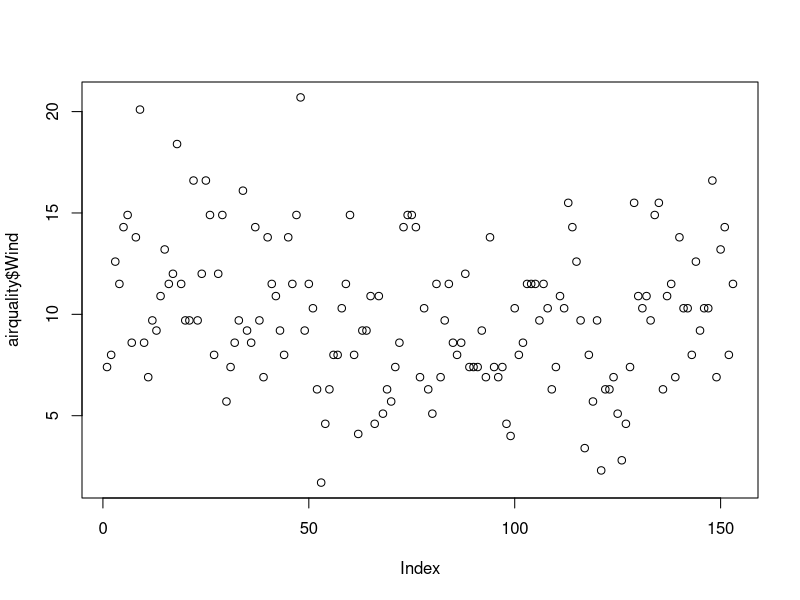
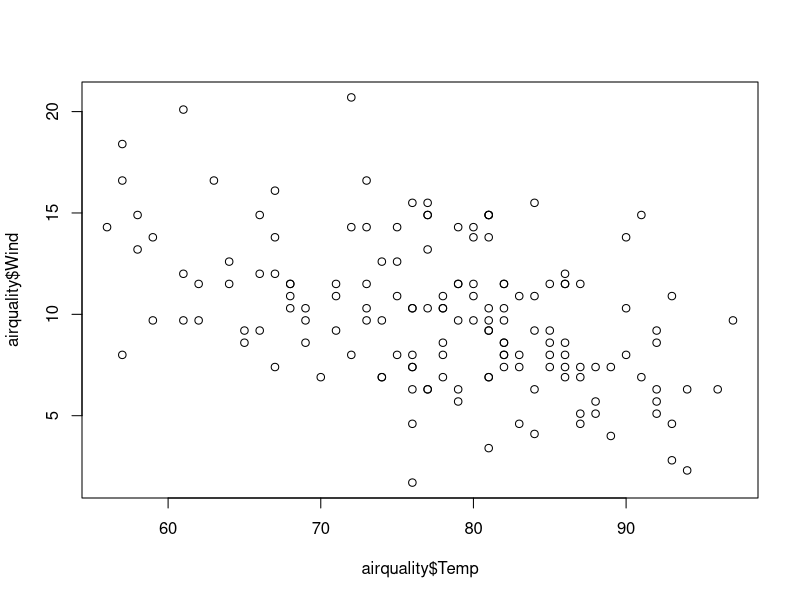
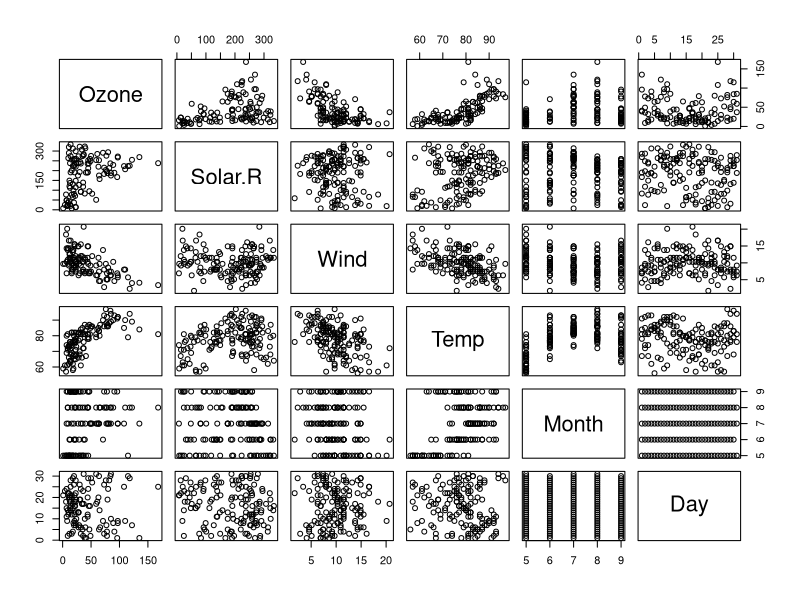
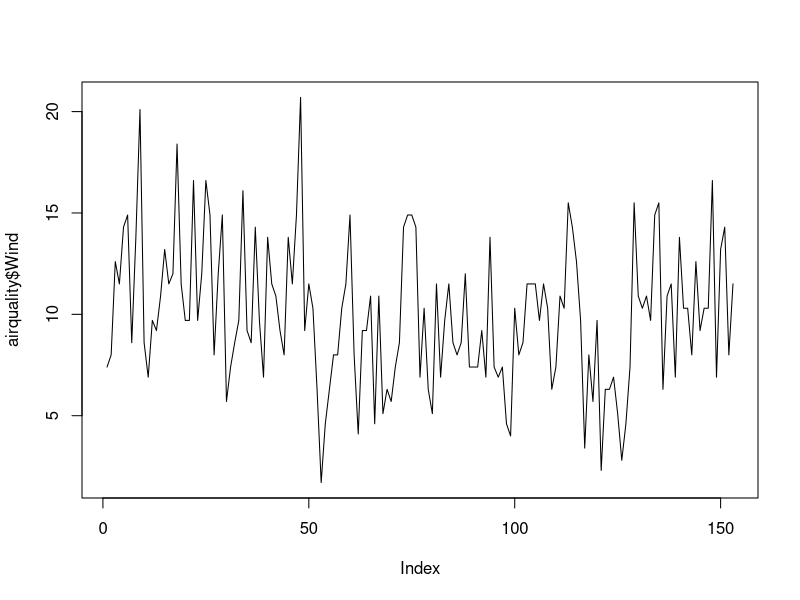
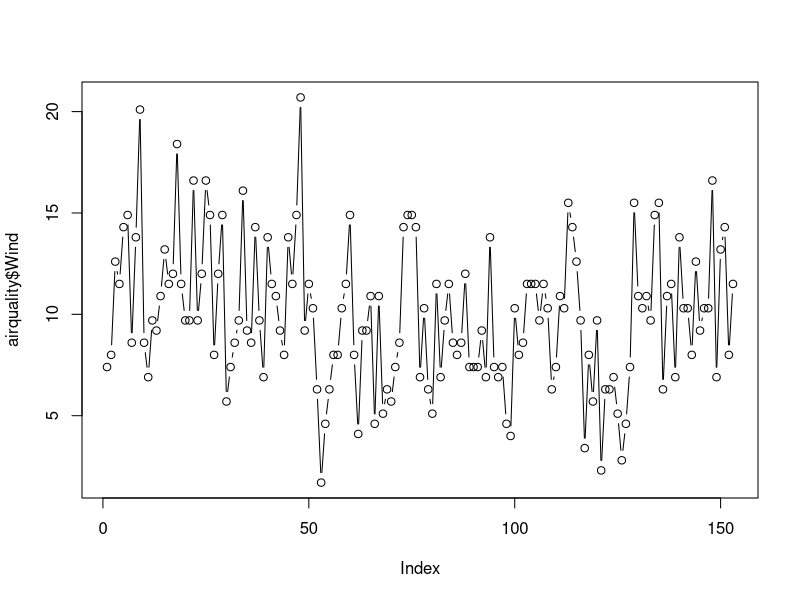
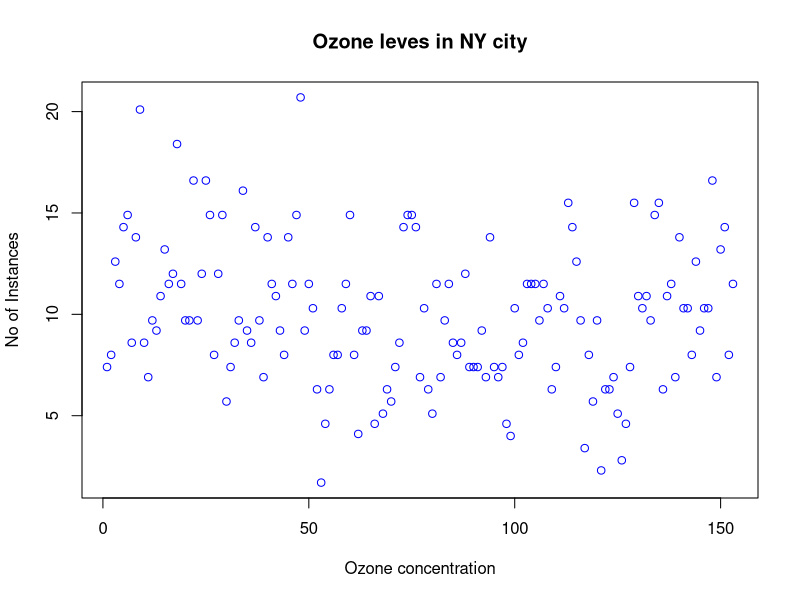
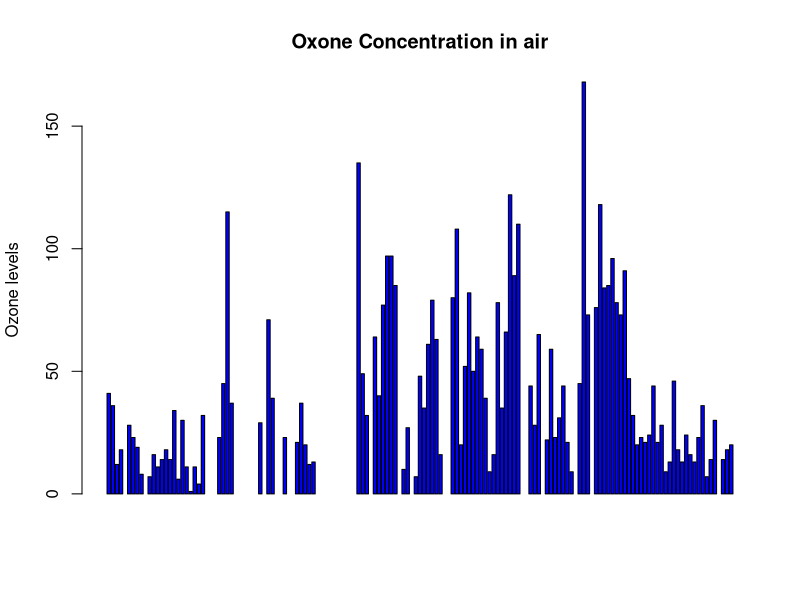
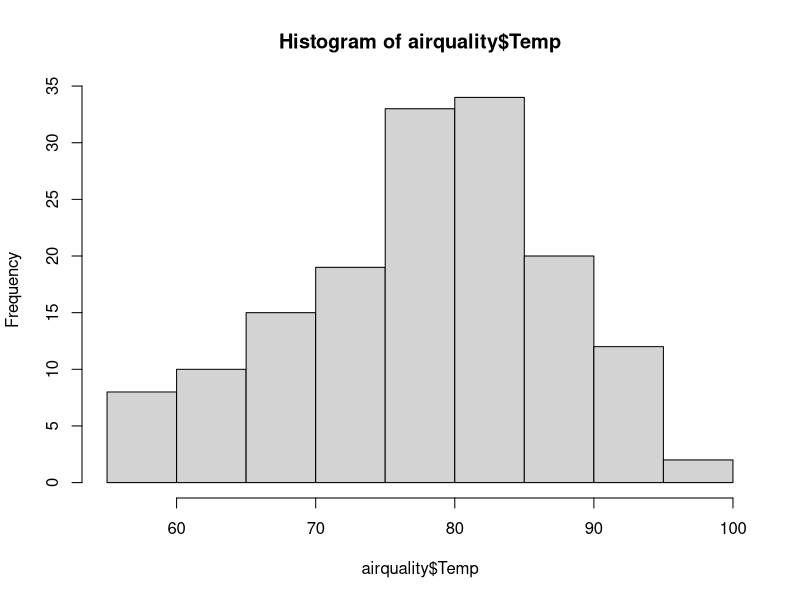

The R script that drew these images, in order:
# save the R scripts with ".R" extension.

### press control+enter to run a particular line of code (only cursor should be 
### present in that particular line of code)

# importing the file from local directory
# airquality <- read.csv("path/airquality.csv", header=TRUE, sep=",")

# importing built-in dataset
# to view the available built-in datasets, just type "datasets::"
airquality <- datasets::airquality

# displaying first 10 rows
head(airquality, 10)

# displaying last 10 rows
tail(airquality, 10)


# extracting first two columns
airquality[, c(1,2)]

# excluding the last column of the dataset and storing it in a new variable
df <- airquality[, -6]

# accessing a column and seeing values in it by using dollar symbol
airquality$Wind

# viewing the summary statistics of a column
summary(airquality$Wind)

summary(airquality$Ozone)

# generating the summary statistics for all the columns in a dataset
summary(airquality)

# visualization in R
plot(airquality$Wind)  # prints a scatter plot

# scatter plot : temp v/s wind
plot(airquality$Temp, airquality$Wind, type="p") # type= 'p'-> points, 'l'-> lines, 'b'-> both

# plotting the whole dataset
plot(airquality)

# points and lines
plot(airquality$Wind, type='l')

# both points and lines
plot(airquality$Wind, type='b')

# adding details such labels, title, and colour to our plot
plot(airquality$Wind, xlab = 'Ozone concentration',
     ylab = 'No of Instances', main = "Ozone leves in NY city",
     col = 'blue')

# Horizontal bar plot
barplot(airquality$Ozone, main = "Oxone Concentration in air", 
        ylab = "Ozone levels", col="blue", horiz = F, axes = T)

# Histogram
hist(airquality$Temp)

# Adding information to the above histogram
hist(airquality$Temp, main = "Solar Radiation values in ari",
     xlab = "Solar Rad", col = "blue")

# Single box plot
boxplot(airquality$Wind, main = "Box plot")
# getting the outliers in the Wind column using boxplot
boxplot.stats(airquality$Wind)$out  # see the console

# Multiple boxplots
boxplot(airquality[, 1:4], main = "Multiple")

# Creating all plots in a common layout

# creating a layout using par() function
par(mfrow=c(3,3), mar=c(2, 5, 2, 1), las=0, bty='o')

### mfrow : no of rows and columns
### mar : margin of the grid
### las : lables. las=1 for horizontal, las=0 for vertical
### bty : box around the plot. bty="n" for no boundary. bty="o" with boundary

plot(airquality$Ozone)
plot(airquality$Ozone, airquality$Wind)
plot(airquality$Ozone, type='l')
plot(airquality$Ozone, type='p')
plot(airquality$Ozone, type = 'l')
barplot(airquality$Ozone, main = "Ozone Concentration in air", 
        xlab = "Ozeone levels", col='green', horiz = TRUE)
hist(airquality$Solar.R)
boxplot(airquality$Solar.R)
boxplot(airquality[, 1:4], main="Multiple box plots")
